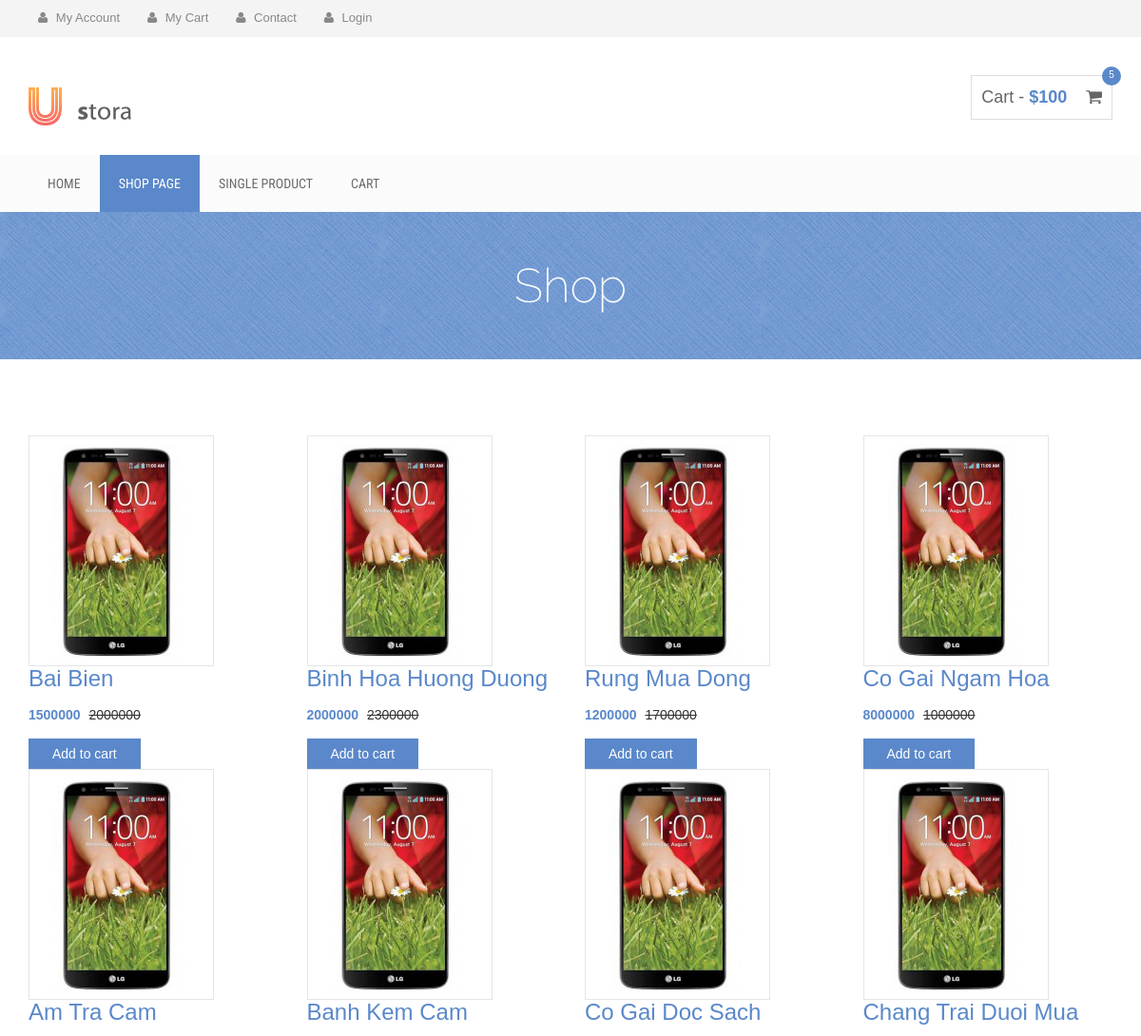
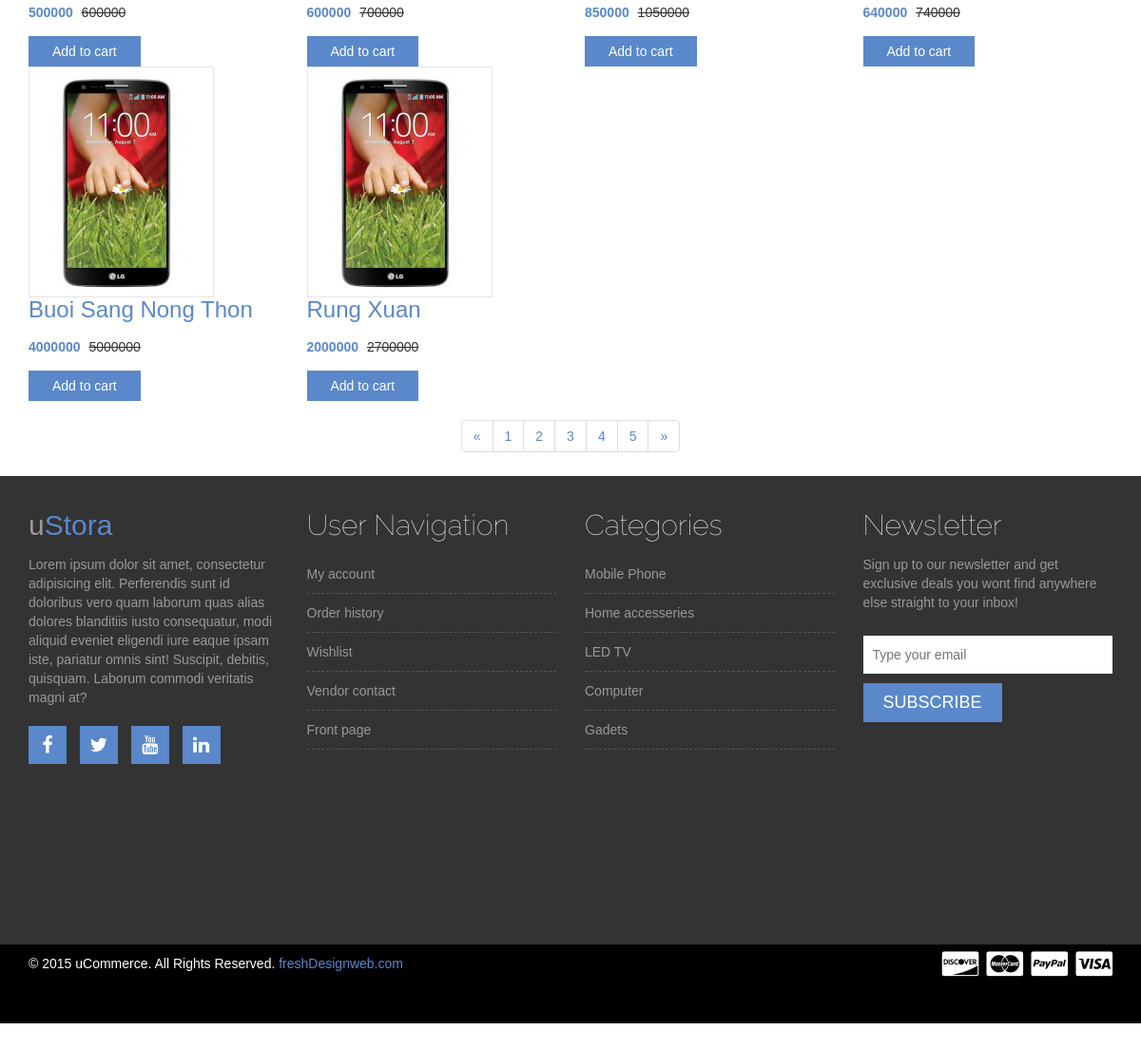
The page /ck/view/shop.php on the database its author committed (2 pictures, top to bottom).
### tables this page shows
CREATE TABLE `sanpham` (
  `ID` int(11) NOT NULL,
  `TenSp` text NOT NULL,
  `SoLuong` int(11) NOT NULL,
  `Gia` int(11) NOT NULL,
  `GiaGoc` int(11) NOT NULL,
  `IDDanhMuc` int(11) NOT NULL
);

### ck/view/shop.php (the view, shortened to what this page needs)
<!DOCTYPE html>
<html lang="en">
  <head>
    <link rel="stylesheet" href="css/bootstrap.min.css">
    <link rel="stylesheet" href="css/font-awesome.min.css">
    <link rel="stylesheet" href="css/owl.carousel.css">
    <link rel="stylesheet" href="style.css">
    <link rel="stylesheet" href="css/responsive.css">
  </head>
  <body>
    <div class="header-area">
        <div class="container">
            <div class="row">
                <div class="col-md-8">
                    <div class="user-menu">
                        <ul>
                            <li><a href="#"><i class="fa fa-user"></i> My Account</a></li>
                            <li><a href="cart.php"><i class="fa fa-user"></i> My Cart</a></li>
                            <li><a href="contact.php"><i class="fa fa-user"></i> Contact</a></li>
                            <li><a href="login.php"><i class="fa fa-user"></i> Login</a></li>
                        </ul>
                    </div>
                </div>
                </div>
            </div>
        </div>
    <div class="site-branding-area">
        <div class="container">
            <div class="row">
                <div class="col-sm-6">
                    <div class="logo">
                        <h1><a href="./"><img src="img/logo.png"></a></h1>
                    </div>
                </div>
                <div class="col-sm-6">
                    <div class="shopping-item">
                        <a href="cart.php">Cart - <span class="cart-amunt">$100</span> <i class="fa fa-shopping-cart"></i> <span class="product-count">5</span></a>
                    </div>
                </div>
            </div>
        </div>
    </div>
    <div class="mainmenu-area">
        <div class="container">
            <div class="row">
                <div class="navbar-collapse collapse">
                    <ul class="nav navbar-nav">
                        <li><a href="index.php">Home</a></li>
                        <li class="active"><a href="shop.php">Shop page</a></li>
                        <li><a href="single-product.php">Single product</a></li>
                        <li><a href="cart.php">Cart</a></li>
                    </ul>
                </div>
            </div>
        </div>
    </div>
    <div class="product-big-title-area">
        <div class="container">
            <div class="row">
                <div class="col-md-12">
                    <div class="product-bit-title text-center">
                        <h2>Shop</h2>
                    </div>
                </div>
            </div>
        </div>
    </div>
    <div class="single-product-area">
        <div class="container">
            <div class="row">
            <?php
        $conn = mysqli_connect("localhost", "root","","webtranh");
        $sql = "SELECT * FROM sanpham";
        $kq = mysqli_query($conn, $sql);
        while ($row = mysqli_fetch_array($kq)) {
    ?>
                <div class="col-md-3 col-sm-6">
                    <div class="single-shop-prod    uct">
                        <div class="product-upper">
                            <img src="img/product-3.jpg" alt="">
                        </div>
                        <h3><a href="<?php echo 'single-product.php?id='.$row['ID'].''?>"><?php echo $row['TenSp'];?></a> </h3>
                        <div class="product-carousel-price">
                            <ins><?php echo $row['Gia'];?></ins> <del><?php echo $row['GiaGoc'];?></del>
                        </div>
                        <div class="product-option-shop">
                            <a class="add_to_cart_button" data-quantity="1" data-product_sku="" data-product_id="70" rel="nofollow" href="addcart.php?>">Add to cart</a>
                        </div>
                    </div>
                </div>
        <?php
        }
        ?>
            <div class="row">
                <div class="col-md-12">
                    <div class="product-pagination text-center">
                        <nav>
                          <ul class="pagination">
                            <li>
                              <a href="#" aria-label="Previous">
                                <span aria-hidden="true">&laquo;</span>
                              </a>
                            </li>
                            <li><a href="#">1</a></li>
                            <li><a href="#">2</a></li>
                            <li><a href="#">3</a></li>
                            <li><a href="#">4</a></li>
                            <li><a href="#">5</a></li>
                            <li>
                              <a href="#" aria-label="Next">
                                <span aria-hidden="true">&raquo;</span>
                              </a>
                            </li>
                          </ul>
                        </nav>
                    </div>
                </div>
            </div>
        </div>
    </div>
    <div class="footer-top-area">
        <div class="container">
            <div class="row">
                <div class="col-md-3 col-sm-6">
                    <div class="footer-about-us">
                        <h2>u<span>Stora</span></h2>
                        <p>Lorem ipsum dolor sit amet, consectetur adipisicing elit. Perferendis sunt id doloribus vero quam laborum quas alias dolores blanditiis iusto consequatur, modi aliquid eveniet eligendi iure eaque ipsam iste, pariatur omnis sint! Suscipit, debitis, quisquam. Laborum commodi veritatis magni at?</p>
                        <div class="footer-social">
                            <a href="#" target="_blank"><i class="fa fa-facebook"></i></a>
                            <a href="#" target="_blank"><i class="fa fa-twitter"></i></a>
                            <a href="#" target="_blank"><i class="fa fa-youtube"></i></a>
                            <a href="#" target="_blank"><i class="fa fa-linkedin"></i></a>
                        </div>
                    </div>
                </div>
                <div class="col-md-3 col-sm-6">
                    <div class="footer-menu">
                        <h2 class="footer-wid-title">User Navigation </h2>
                        <ul>
                            <li><a href="">My account</a></li>
                            <li><a href="">Order history</a></li>
                            <li><a href="">Wishlist</a></li>
                            <li><a href="">Vendor contact</a></li>
                            <li><a href="">Front page</a></li>
                        </ul>
                    </div>
                </div>
                <div class="col-md-3 col-sm-6">
                    <div class="footer-menu">
                        <h2 class="footer-wid-title">Categories</h2>
                        <ul>
                            <li><a href="">Mobile Phone</a></li>
                            <li><a href="">Home accesseries</a></li>
                            <li><a href="">LED TV</a></li>
                            <li><a href="">Computer</a></li>
                            <li><a href="">Gadets</a></li>
                        </ul>
                    </div>
                </div>
                <div class="col-md-3 col-sm-6">
                    <div class="footer-newsletter">
                        <h2 class="footer-wid-title">Newsletter</h2>
                        <p>Sign up to our newsletter and get exclusive deals you wont find anywhere else straight to your inbox!</p>
                        <div class="newsletter-form">
                            <input type="email" placeholder="Type your email">
                            <input type="submit" value="Subscribe">
                        </div>
                    </div>
                </div>
            </div>
        </div>
    </div>
    <div class="footer-bottom-area">
        <div class="container">
            <div class="row">
                <div class="col-md-8">
                    <div class="copyright">
                       <p>&copy; 2015 uCommerce. All Rights Reserved. <a href="http://www.freshdesignweb.com" target="_blank">freshDesignweb.com</a></p>
                    </div>
                </div>
                <div class="col-md-4">
                    <div class="footer-card-icon">
                        <i class="fa fa-cc-discover"></i>
                        <i class="fa fa-cc-mastercard"></i>
                        <i class="fa fa-cc-paypal"></i>
                        <i class="fa fa-cc-visa"></i>
                    </div>
                </div>
            </div>
        </div>
    </div>
  </body>
</html>

### ck/view/style.css (style rules this page uses)
img { max-width: 100%; height: auto; }
h1, h2, h3, h4, h5, h6 { margin: 0 0 15px; }
body { font-family:Arial, Helvetica, sans-serif; }
.header-area { background: none repeat scroll 0 0 #f4f4f4; }
.header-area a { color: #888; }
.user-menu ul { list-style: outside none none; margin: 0; padding: 0; }
.user-menu li { display: inline-block; }
.user-menu li a { display: block; font-size: 13px; margin-right: 5px; padding: 10px; }
.user-menu li a i.fa { margin-right: 5px; }
.mainmenu-area { background: none repeat scroll 0 0 #fbfbfb; font-family: "Roboto Condensed",sans-serif; text-transform: uppercase; width: 100%; z-index: 999; }
.logo h1 { font-size: 40px; margin: 30px 0;font-weight: 400; }
.logo h1 a { color: #999; }
.shopping-item { border: 1px solid #ddd; float: right; font-size: 18px; margin-top: 40px; padding: 10px; position: relative; }
.shopping-item a { color: #666; }
.cart-amunt { color: #5a88ca; font-weight: 700; }
.product-count { background: none repeat scroll 0 0 #5a88ca; border-radius: 50%; color: #fff; display: inline-block; font-size: 10px; height: 20px; padding-top: 2px; position: absolute; right: -10px; text-align: center; top: -10px; width: 20px; }
.shopping-item i.fa { margin-left: 15px; }
.mainmenu-area ul.navbar-nav li a { color: #6e6a6a; font-size: 14px; padding: 20px; }
.mainmenu-area ul.navbar-nav li:hover a, .mainmenu-area ul.navbar-nav li.active a { background: #5a88ca; color:#FFF; }
.product-carousel-price ins { color: #5a88ca; font-weight: 700; margin-right: 5px; text-decoration: none; }
.footer-top-area { background: none repeat scroll 0 0 #333; color: #999; padding: 35px 0 180px; }
.footer-bottom-area { background: #000;color: #fff }
.footer-about-us span { color: #5a88ca; }
.footer-wid-title { font-family: raleway; font-size: 30px; font-weight: 100;color: #fff }
.footer-about-us h2 { font-weight: 200; }
.footer-menu ul { list-style: outside none none; margin: 0; padding: 0; }
.footer-menu ul li { border-bottom: 1px dashed #555; padding: 5px 0; }
.footer-menu a { display: block; padding: 5px 0;color: #999 }
.footer-social a { background: none repeat scroll 0 0 #5a88ca; color: #fff; display: inline-block; font-size: 20px; height: 40px; margin-bottom: 10px; margin-right: 10px; padding-top: 5px; text-align: center; width: 40px;border: 1px solid #5a88ca; }
.footer-social { margin-top: 20px }
.newsletter-form input[type="email"] { background: none repeat scroll 0 0 #fff; border: medium none; margin-bottom: 10px; padding: 10px; width: 100%; }
.newsletter-form input[type="submit"] { background: none repeat scroll 0 0 #5a88ca; border: medium none; color: #fff; display: inline-block; font-size: 18px; padding: 7px 20px; text-transform: uppercase;border: 1px solid #5a88ca; }
.newsletter-form { margin-top: 25px; }
a { color: #5a88ca }
.footer-bottom-area { background: none repeat scroll 0 0 #000; color: #fff; padding-bottom: 40px; }
.footer-card-icon { font-size: 30px; text-align: right; }
.copyright > p { margin: 10px 0 0; }
.product-big-title-area { background: url(img/crossword.png) repeat scroll 0 0 #5a88ca }
.product-bit-title h2 { font-family: raleway; font-size: 50px; font-weight: 200; margin: 0; padding: 50px 0;color: #fff; }
.single-product-area { padding: 80px 0 130px; }
input[type="text"], input[type="password"], input[type="email"], textarea { border: 1px solid #ddd; padding: 10px; }
input[type="submit"], button[type=submit] { background: none repeat scroll 0 0 #5a88ca; border: medium none; color: #fff; padding: 11px 20px; text-transform: uppercase; }
.add_to_cart_button { background: none repeat scroll 0 0 #5a88ca; border: medium none; color: #fff; padding: 6px 25px;display: inline-block }
.product-option-shop { margin-top: 15px; }
.pagination > li > a, .pagination > li > span { color: #5a88ca; }

### ck/view/css/responsive.css (style rules this page uses)
@media only screen and (min-width: 992px) and (max-width: 1280px) { input[type="submit"], button[type="submit"] { padding: 11px 15px; } }

### rows shown on the page
sanpham: TenSp "Bai Bien", Gia "1500000", GiaGoc "2000000"
sanpham: TenSp "Binh Hoa Huong Duong", Gia "2000000", GiaGoc "2300000"
sanpham: TenSp "Rung Mua Dong", Gia "1200000", GiaGoc "1700000"
sanpham: TenSp "Co Gai Ngam Hoa", Gia "8000000", GiaGoc "1000000"
sanpham: TenSp "Am Tra Cam", Gia "500000", GiaGoc "600000"
sanpham: TenSp "Banh Kem Cam", Gia "600000", GiaGoc "700000"
sanpham: TenSp "Co Gai Doc Sach", Gia "850000", GiaGoc "1050000"
sanpham: TenSp "Chang Trai Duoi Mua", Gia "640000", GiaGoc "740000"
sanpham: TenSp "Buoi Sang Nong Thon", Gia "4000000", GiaGoc "5000000"
sanpham: TenSp "Rung Xuan", Gia "2000000", GiaGoc "2700000"
